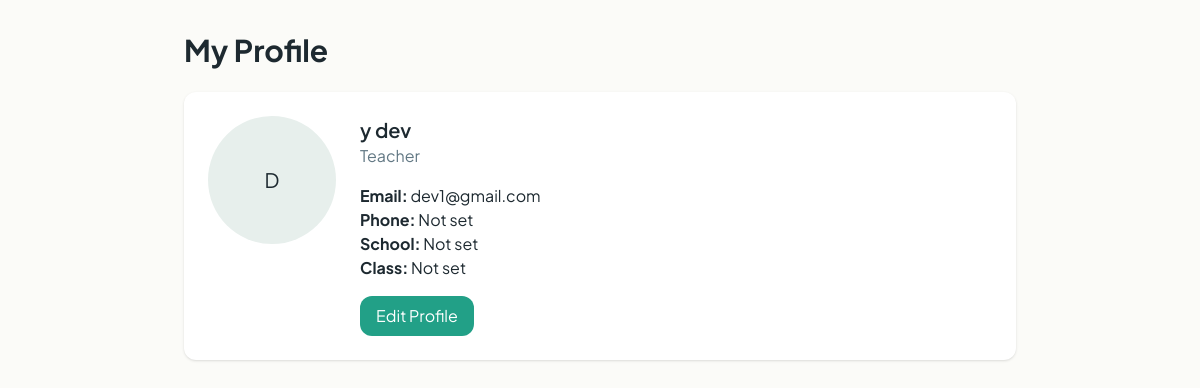
/accounts/profile/ (signed in), run on the app's committed database.
### apps/accounts/models.py (models this page shows, shortened)
class UserProfile(models.Model):
    ROLE_CHOICES = (
        ('student', 'Student'),
        ('teacher', 'Teacher'),
        ('admin', 'Administrator'),
    )
    user = models.OneToOneField(User, on_delete=models.CASCADE, related_name='profile')
    role = models.CharField(max_length=20, choices=ROLE_CHOICES, default='student')
    bio = models.TextField(blank=True, null=True)
    profile_picture = models.ImageField(upload_to='profiles/', blank=True, null=True)
    phone = models.CharField(max_length=20, blank=True, null=True)
    date_of_birth = models.DateField(blank=True, null=True)
    school_name = models.CharField(max_length=255, blank=True, null=True)
    class_name = models.CharField(max_length=50, blank=True, null=True)
    is_verified = models.BooleanField(default=False)
    created_at = models.DateTimeField(auto_now_add=True)
    updated_at = models.DateTimeField(auto_now=True)
    class Meta:
        ordering = ['-created_at']

### apps/accounts/views.py (the view)
# urls.py: path('profile/', views.profile_view, name='profile_view'),
@login_required
def profile_view(request):
    return render(request, "accounts/profile.html", {
        "profile": request.user.profile,
        "stats": request.user.gamification_stats
    })

### apps/classroom/templates/accounts/profile.html (shortened to what this page needs)
{% extends 'base.html' %}
{% block content %}
<div class="min-h-screen p-8 max-w-4xl mx-auto">
    <h1 class="text-3xl font-bold mb-6">My Profile</h1>
    <div class="bg-card p-6 rounded-xl shadow flex gap-6">
        <div>
            {% if profile.profile_picture %}
                <img src="{{ profile.profile_picture.url }}" class="w-32 h-32 rounded-full object-cover" />
            {% else %}
                <div class="w-32 h-32 bg-muted rounded-full flex items-center justify-center text-xl">
                    {{ request.user.username|first|upper }}
                </div>
            {% endif %}
        </div>
        <div>
            <p class="text-xl font-semibold">{{ request.user.get_full_name }}</p>
            <p class="text-muted-foreground">{{ profile.get_role_display }}</p>
            <p class="mt-4">
                <strong>Email:</strong> {{ request.user.email }}
            </p>
            <p><strong>Phone:</strong> {{ profile.phone|default:"Not set" }}</p>
            <p><strong>School:</strong> {{ profile.school_name|default:"Not set" }}</p>
            <p><strong>Class:</strong> {{ profile.class_name|default:"Not set" }}</p>
            <a href="/accounts/profile/edit/"
               class="inline-block mt-4 px-4 py-2 bg-primary text-white rounded-lg">
               Edit Profile
            </a>
        </div>
    </div>
</div>
{% endblock %}

### data on the page
UserProfile: role "Teacher", phone "Not set", school_name "Not set", class_name "Not set"

### other printed values
{{ request.user.username|first|upper }} "D"
{{ request.user.get_full_name }} "y dev"
{{ request.user.email }} "dev1@gmail.com"
